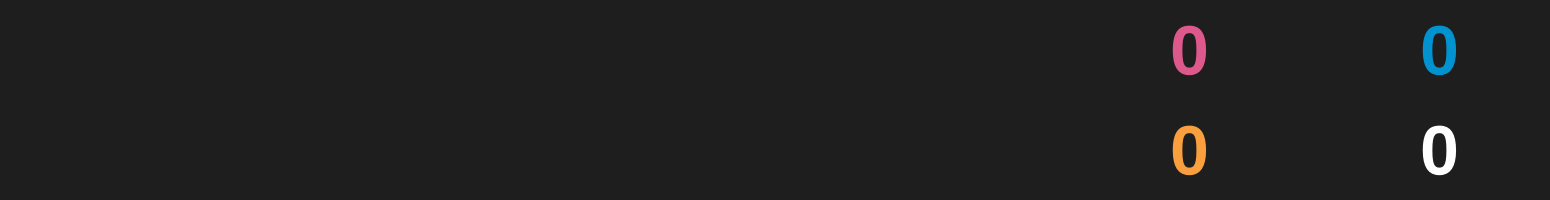
<?xml version="1.0" encoding="UTF-8"?>
<ui version="4.0">
 <class>CDigitalBar</class>
 <widget class="QWidget" name="CDigitalBar">
  <property name="geometry">
   <rect>
    <x>0</x>
    <y>0</y>
    <width>1550</width>
    <height>200</height>
   </rect>
  </property>
  <property name="windowTitle">
   <string>Form</string>
  </property>
  <property name="styleSheet">
   <string notr="true">background-color:#1E1E1E</string>
  </property>
  <widget class="QLabel" name="fetalDataOneLabel">
   <property name="geometry">
    <rect>
     <x>1170</x>
     <y>10</y>
     <width>121</width>
     <height>80</height>
    </rect>
   </property>
   <property name="styleSheet">
    <string notr="true">QLabel{
color:rgb(221,89,139);
font:Bold 70px;
}</string>
   </property>
   <property name="text">
    <string>0</string>
   </property>
  </widget>
  <widget class="QLabel" name="fetalDataThreeLabel">
   <property name="geometry">
    <rect>
     <x>1170</x>
     <y>110</y>
     <width>121</width>
     <height>80</height>
    </rect>
   </property>
   <property name="styleSheet">
    <string notr="true">QLabel{
color:rgb(249,159,62);
font:Bold 70px;
}</string>
   </property>
   <property name="text">
    <string>0</string>
   </property>
  </widget>
  <widget class="QLabel" name="mhrDataLabel">
   <property name="geometry">
    <rect>
     <x>1420</x>
     <y>110</y>
     <width>121</width>
     <height>80</height>
    </rect>
   </property>
   <property name="styleSheet">
    <string notr="true">QLabel{
color:rgb(255,255,255);
font:Bold 70px;
}</string>
   </property>
   <property name="text">
    <string>0</string>
   </property>
  </widget>
  <widget class="QLabel" name="mhrImage">
   <property name="geometry">
    <rect>
     <x>1310</x>
     <y>110</y>
     <width>100</width>
     <height>80</height>
    </rect>
   </property>
   <property name="text">
    <string/>
   </property>
   <property name="pixmap">
    <pixmap resource="../../Resource/resource.qrc">:/Image/DigitalBar/FECGHeart4.png</pixmap>
   </property>
   <property name="scaledContents">
    <bool>true</bool>
   </property>
  </widget>
  <widget class="QLabel" name="fetalOneImage">
   <property name="geometry">
    <rect>
     <x>1060</x>
     <y>10</y>
     <width>100</width>
     <height>80</height>
    </rect>
   </property>
   <property name="text">
    <string/>
   </property>
   <property name="pixmap">
    <pixmap resource="../../Resource/resource.qrc">:/Image/DigitalBar/FHR2Heart4.png</pixmap>
   </property>
   <property name="scaledContents">
    <bool>true</bool>
   </property>
  </widget>
  <widget class="QLabel" name="fetalTwoImage">
   <property name="geometry">
    <rect>
     <x>1310</x>
     <y>10</y>
     <width>100</width>
     <height>80</height>
    </rect>
   </property>
   <property name="text">
    <string/>
   </property>
   <property name="pixmap">
    <pixmap resource="../../Resource/resource.qrc">:/Image/DigitalBar/FHR1Heart4.png</pixmap>
   </property>
   <property name="scaledContents">
    <bool>true</bool>
   </property>
  </widget>
  <widget class="QLabel" name="fetalThreeImage">
   <property name="geometry">
    <rect>
     <x>1060</x>
     <y>110</y>
     <width>100</width>
     <height>80</height>
    </rect>
   </property>
   <property name="styleSheet">
    <string notr="true"/>
   </property>
   <property name="text">
    <string/>
   </property>
   <property name="pixmap">
    <pixmap resource="../../Resource/resource.qrc">:/Image/DigitalBar/FHR3Heart4.png</pixmap>
   </property>
   <property name="scaledContents">
    <bool>true</bool>
   </property>
  </widget>
  <widget class="QLabel" name="fetalDataTwoLabel">
   <property name="geometry">
    <rect>
     <x>1420</x>
     <y>10</y>
     <width>121</width>
     <height>80</height>
    </rect>
   </property>
   <property name="styleSheet">
    <string notr="true">QLabel{
color:rgb(1,147,207);
font:Bold 70px;
}</string>
   </property>
   <property name="text">
    <string>0</string>
   </property>
  </widget>
 </widget>
 <resources>
  <include location="../../Resource/resource.qrc"/>
 </resources>
 <connections/>
</ui>
